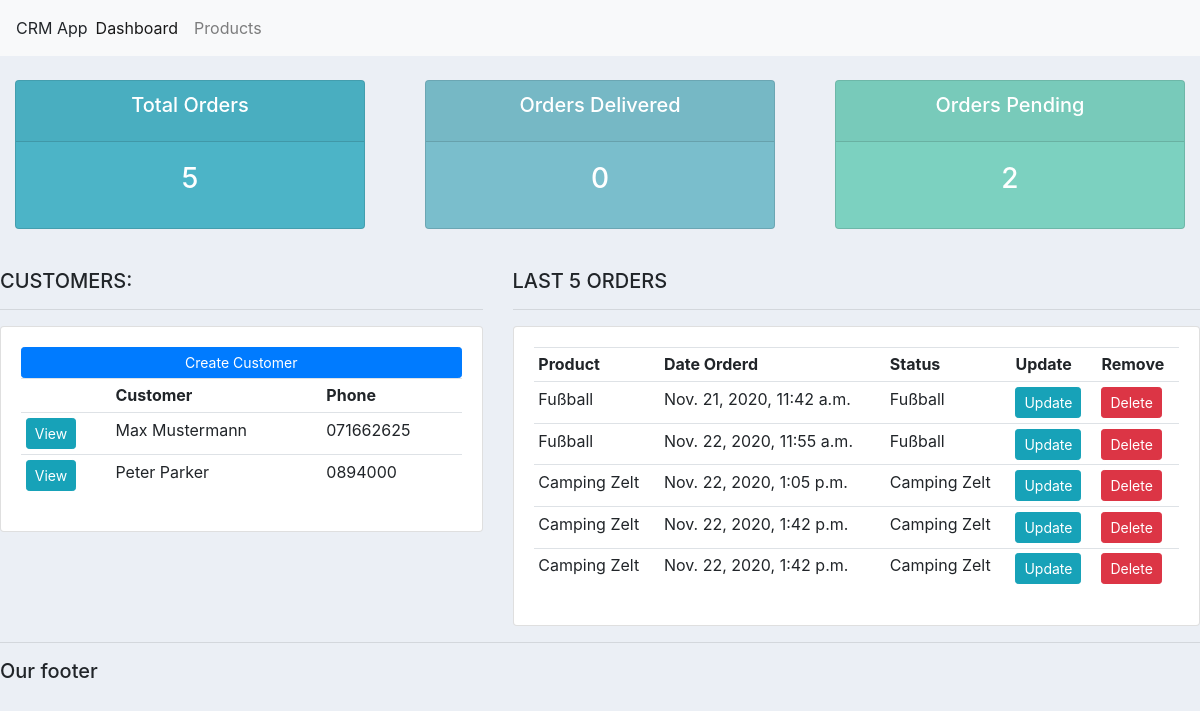
The app's page /, older data.
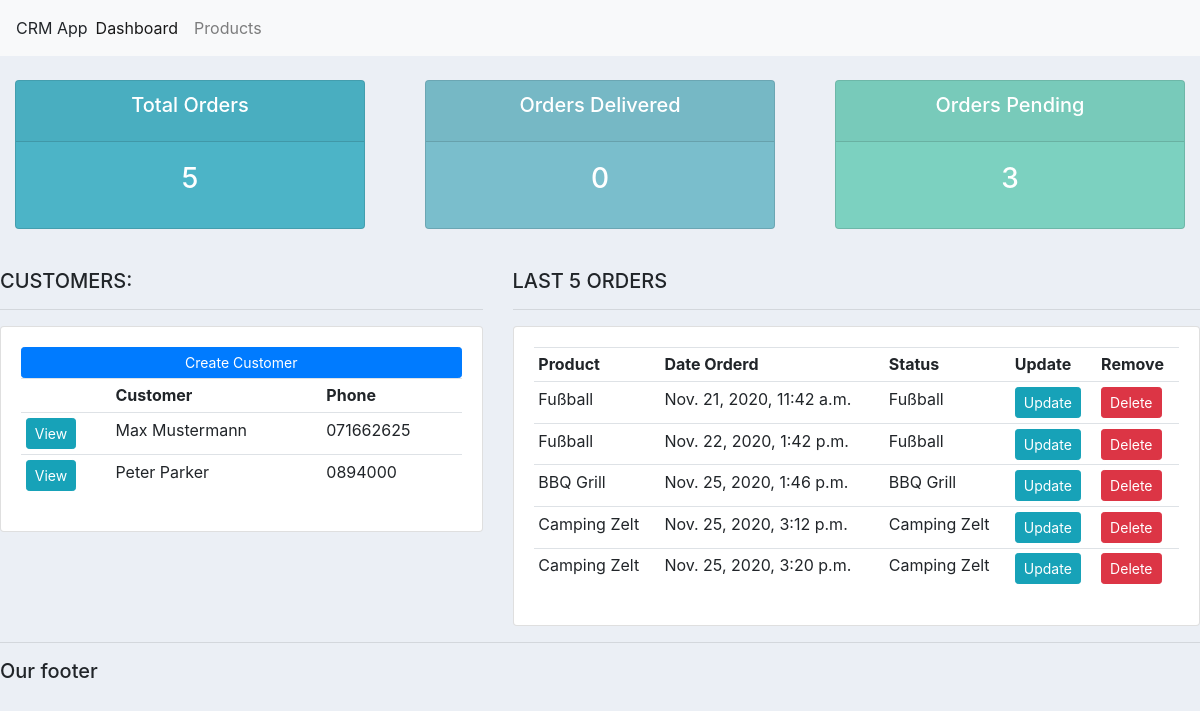
The same page, newer data.
### accounts/models.py (models this page shows, shortened)
class Customer(models.Model):
  name = models.CharField(max_length=200, null=True)
  phone = models.CharField(max_length=200, null=True)
  email = models.CharField(max_length=200, null=True)
  date_created = models.DateTimeField(auto_now_add=True, null=True)

class Order(models.Model):
  STATUS = (
      ('Pending', 'Pending'),
      ('Out for delivery', 'Out for delivery'),
      ('Delivered', 'Delivered'),
      )
  customer = models.ForeignKey(Customer, null=True, on_delete= models.SET_NULL)
  product = models.ForeignKey(Product, null=True, on_delete= models.SET_NULL)
  date_created = models.DateTimeField(auto_now_add=True, null=True)
  status = models.CharField(max_length=200, null=True, choices=STATUS)

class Product(models.Model):
  CATEGORY = (
      ('Indoor', 'Indoor'),
      ('Out Door', 'Out Door'),
      )
  name = models.CharField(max_length=200, null=True)
  price = models.FloatField(null=True)
  category = models.CharField(max_length=200, null=True, choices=CATEGORY)
  description = models.CharField(max_length=200, null=True, blank=True)
  date_created = models.DateTimeField(auto_now_add=True, null=True)
  tags = models.ManyToManyField(Tag)
  def __str__(self):
    return self.name

### accounts/views.py (the view)
# urls.py: path('', views.home, name='home'),
def home(request):
  orders = Order.objects.all()
  customers = Customer.objects.all()
  total_customers = customers.count()
  total_orders = orders.count()
  delivered = orders.filter(status='Delivered').count()
  pending = orders.filter(status='Pending').count()
  context = {'orders': orders, 'customers': customers, 'total_orders': total_orders, 'pending': pending, 'delivered': delivered}
  return render(request, 'accounts/dashboard.html', context)

### accounts/templates/accounts/dashboard.html
{% extends 'accounts/main.html' %}
{% block content %}
{% include 'accounts/status.html' %}
<br>
<div class="row">
  <div class="col-md-5">
    <h5>CUSTOMERS:</h5>
    <hr>
    <div class="card card-body">
      <a class="btn btn-primary  btn-sm btn-block" href="">Create Customer</a>
      <table class="table table-sm">
        <tr>
          <th></th>
          <th>Customer</th>
          <th>Phone</th>
        </tr>
        {% for customer in customers %}
          <tr>
            <td><a class="btn btn-sm btn-info" href="{% url 'customers' customer.id %}">View</a></td>
            <td>{{customer.name}}</td>
            <td>{{customer.phone}}</td>
          </tr>
        {% endfor %}
      </table>
    </div>
  </div>
  <div class="col-md-7">
    <h5>LAST 5 ORDERS</h5>
    <hr>
    <div class="card card-body">
      <table class="table table-sm">
        <tr>
          <th>Product</th>
          <th>Date Orderd</th>
          <th>Status</th>
          <th>Update</th>
          <th>Remove</th>
        </tr>
        {% for order in orders %}
          <tr>
            <td>{{order.product.name }}</td>
            <td>{{order.date_created }}</td>
            <td>{{order.product}}</td>
            <td><a class="btn btn-sm btn-info" href="{% url 'update_order' order.id %}">Update</a></td>
            <td><a class="btn btn-sm btn-danger" href="{% url 'delete_order' order.id %}">Delete</a></td>
          </tr>
        {% endfor %}
      </table>
    </div>
  </div>
</div>
{% endblock %}

### accounts/templates/accounts/main.html (shortened to what this page needs)
{% load static %}
<!DOCTYPE html>
<html lang="en">
<head>
  <link rel="stylesheet" href="https://stackpath.bootstrapcdn.com/bootstrap/4.3.1/css/bootstrap.min.css">
  <link rel="stylesheet" type="text/css" href="{% static '/css/main.css' %}">
</head>
<body>
  {% include 'accounts/navbar.html' %}
  {% block content %}
  {% endblock %}
  <hr>
  <h5>Our footer</h5>
</body>
</html>

### accounts/templates/accounts/navbar.html (shortened to what this page needs)
{% load static %}
<nav class="navbar navbar-expand-lg navbar-light bg-light"
  <a class="navbar-brand" href="#">CRM App</a>
  <div class="collapse navbar-collapse" id="navbarNav">
    <ul class="navbar-nav">
      <li class="nav-item active">
        <a class="nav-link" href="#">Dashboard <span class="sr-only">(current)</span></a>
      </li>
      <li class="nav-item">
        <a class="nav-link" href="#">Products</a>
      </li>
    </ul>
  </div>
</nav>

### accounts/templates/accounts/status.html
<br>
<div class="row">
  <div class="col">
    <div class="col-md">
      <div class="card text-center text-white  mb-3" id="total-orders">
          <div class="card-header">
            <h5 class="card-title">Total Orders</h5>
          </div>
          <div class="card-body">
            <h3 class="card-title">{{total_orders}}</h3>
          </div>
      </div>
    </div>
  </div>
  <div class="col">
    <div class="col-md">
      <div class="card text-center text-white  mb-3" id="orders-delivered">
          <div class="card-header">
            <h5 class="card-title">Orders Delivered</h5>
          </div>
          <div class="card-body">
            <h3 class="card-title">{{delivered}}</h3>
          </div>
      </div>
    </div>
  </div>
  <div class="col">
    <div class="col-md">
      <div class="card text-center text-white  mb-3" id="orders-pending">
          <div class="card-header">
            <h5 class="card-title">Orders Pending</h5>
          </div>
          <div class="card-body">
            <h3 class="card-title">{{pending}}</h3>
          </div>
      </div>
    </div>
  </div>
</div>

### static/css/main.css (style rules this page uses)
body { background-color: #ebeff5; }
#total-orders { background-color: #4cb4c7; }
#orders-delivered { background-color: #7abecc; }
#orders-pending { background-color: #7CD1C0; }

Row changes from the older to the newer data that the page shows:
removed Order: product.name "Fußball", date_created "Nov. 22, 2020, 11:55 a.m.", product "Fußball"
removed Order: product.name "Camping Zelt", date_created "Nov. 22, 2020, 1:05 p.m.", product "Camping Zelt"
removed Order: product.name "Camping Zelt", date_created "Nov. 22, 2020, 1:42 p.m.", product "Camping Zelt"
changed Order "Nov. 22, 2020, 1:42 p.m.": product.name "Camping Zelt" → "Fußball"; product "Camping Zelt" → "Fußball"
added Order: product.name "BBQ Grill", date_created "Nov. 25, 2020, 1:46 p.m.", product "BBQ Grill"
added Order: product.name "Camping Zelt", date_created "Nov. 25, 2020, 3:12 p.m.", product "Camping Zelt"
added Order: product.name "Camping Zelt", date_created "Nov. 25, 2020, 3:20 p.m.", product "Camping Zelt"
Text that changed along with them:
{{ pending }}: "2" → "3"
